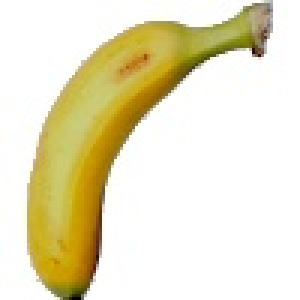
#> input picture assets/specimens/Banana/banana-lady-finger_000.jpg, 100 x 100 px (shown 3 times larger)
$ python -i photo_lot.py   (imports and definitions only)
#> lines starting #> are read from the running program, lines starting #| are printed output that depends on the picture; after the words box and inside, x2 and y2 are one past the last pixel; in counts of white or black regions, pixels touching at a corner belong together
"""
AgriVision — lot photograph composer.

Turns a folder of individually photographed specimens into an image that looks
like a real lot of produce: dozens of fruits heaped in a crate or spread on a
tarpaulin, lit from one side, with depth, shadow and natural variation.

Why compose instead of using a specimen photo directly
------------------------------------------------------
A single 100x100 fruit on a white background says nothing about 85 quintal of
grapes, and it would make the computer-vision grader meaningless — one object,
no background to segment, and nothing to measure for uniformity or unit size.

Composing from many real specimens keeps every pixel photographic (real colour,
real skin texture, real blemishes) while giving the grader what it needs: many
units, a genuine background to separate, and real variation between pieces.

Visual direction
----------------
Clean studio product photography: a small natural group of produce on a white
sweep, lit from above-left, with a soft contact shadow — the way vegetables are
shot for a catalogue or a seed packet. This reads as a product listing rather
than a snapshot, and it keeps the marketplace cards calm and consistent.

Pipeline
--------
  1. CUT OUT      remove the white studio background from each specimen,
                  producing an RGBA sprite with a clean alpha edge
  2. SWEEP        a white studio backdrop with a faint floor gradient
  3. ARRANGE      stack the specimens into a natural group — a heap, a tight
                  cluster, or crossed elongated pieces, depending on the crop
  4. GRADE TIER   'good' / 'medium' / 'poor' control colour scatter, bruising
                  and size spread, so the CV grader sees a real difference
  5. CAMERA       soft key light, contact shadow, slight blur, sensor noise

The three tiers exist so the seeded marketplace shows a believable spread of
A, B and C grades rather than everything scoring the same.
"""

from __future__ import annotations

import glob
import math
import os
import random

import cv2
import numpy as np

PROJECT_ROOT = os.path.dirname(os.path.dirname(os.path.abspath(__file__)))
SPECIMEN_ROOT = os.path.join(PROJECT_ROOT, "assets", "specimens")

# ----------------------------------------------------------------------
# Per-crop staging: how produce of this kind is actually arranged for a shot
# ----------------------------------------------------------------------
#   count      how many pieces are in the group
#   scale      piece size as a fraction of frame width
#   layout     'heap'    — a few pieces stacked, back row then front row
#              'cluster' — many small pieces packed into a rough bunch
#              'crossed' — elongated pieces laid across each other
#   rotate     max rotation in degrees; elongated produce is kept near its
#              natural lie so it looks placed rather than thrown
STAGING = {
    "Grapes":      {"count": (34, 44), "scale": (0.085, 0.100), "layout": "cluster", "rotate": 180},
    # Red capsicum standing in for chilli: round-ish, so it heaps rather than
    # laying flat the way a long chilli would.
    "Chilli":      {"count": (6, 8),   "scale": (0.215, 0.255), "layout": "heap",    "rotate": 180},
    "Pomegranate": {"count": (4, 6),   "scale": (0.270, 0.310), "layout": "heap",    "rotate": 180},
    "Mango":       {"count": (4, 6),   "scale": (0.265, 0.305), "layout": "heap",    "rotate": 28},
    "Tomato":      {"count": (6, 8),   "scale": (0.215, 0.250), "layout": "heap",    "rotate": 180},
    "Onion":       {"count": (5, 7),   "scale": (0.235, 0.275), "layout": "heap",    "rotate": 180},
    "Potato":      {"count": (6, 8),   "scale": (0.225, 0.265), "layout": "heap",    "rotate": 180},
    "Banana":      {"count": (5, 7),   "scale": (0.330, 0.390), "layout": "crossed", "rotate": 26},
    "Maize":       {"count": (4, 6),   "scale": (0.330, 0.390), "layout": "crossed", "rotate": 24},
}

# Quality tier -> how the lot is presented and how sound the produce is.
#
# Hue jitter stays small on purpose. Produce varies far more in brightness and
# in blemishing than in hue, and shifting hue by more than a few degrees turns
# potatoes purple and tomatoes orange — which reads as a rendering bug rather
# than as a poor-quality lot. Tier separation is carried by bruising and by
# size spread instead, which is also what the CV grader actually measures.
#
#   sharpen  how much edge definition to restore. The specimens are 100 px
#            originals enlarged several times over, so they arrive soft; a
#            well-presented lot should come out crisp. A 'poor' lot is left
#            soft on purpose — a blurred photo is itself a quality signal the
#            grader is right to penalise.
TIERS = {
    "good":   {"hue_jitter": 2, "val_jitter": 12, "bruise_rate": 0.05,
               "bruise_strength": (0.20, 0.34), "bruises_per_piece": 1,
               "scale_jitter": 0.10, "blur": 1, "sharpen": 1.15},
    "medium": {"hue_jitter": 4, "val_jitter": 22, "bruise_rate": 0.30,
               "bruise_strength": (0.32, 0.50), "bruises_per_piece": 1,
               "scale_jitter": 0.22, "blur": 1, "sharpen": 0.75},
    "poor":   {"hue_jitter": 7, "val_jitter": 38, "bruise_rate": 0.85,
               "bruise_strength": (0.48, 0.72), "bruises_per_piece": 3,
               "scale_jitter": 0.40, "blur": 5, "sharpen": 0.0},
}


# [10 lines left out: functions has_specimens, available_crops, not called in this run]


# ======================================================================
# 1. CUT OUT — remove the white studio background
# ======================================================================
def _load_sprite(path: str) -> np.ndarray | None:
    """
    Load one specimen and return it as BGRA with the white background removed.

    The dataset photographs each item against near-white, so the subject is
    everything that is *not* bright-and-unsaturated.  The mask is then eroded
    by one pixel and feathered, which removes the pale halo that would
    otherwise ring every piece and give away the composite.
    """
    img = cv2.imread(path, cv2.IMREAD_COLOR)
#> img is the input picture: shape (100, 100, 3); mean B, G, R 196.9, 227.3, 234
    if img is None:
        return None

    hsv = cv2.cvtColor(img, cv2.COLOR_BGR2HSV)
#> hsv: shape (100, 100, 3); mean H, S, V 23.9, 52, 234.2
    s, v = hsv[..., 1], hsv[..., 2]
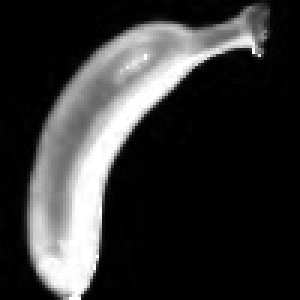
#> s: shape (100, 100) (shown 3 times larger); min 0, max 255, mean 52
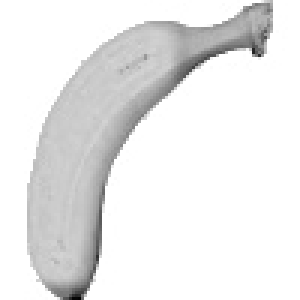
#> v: shape (100, 100) (shown 3 times larger); min 3, max 255, mean 234.2

    # --- find the true background, not merely "bright" pixels ------------
    # A global brightness threshold leaves a pale fringe: the antialiased ring
    # where the subject blends into white is bright but partly saturated, so it
    # survives the test and then glows against a darker surface.
    #
    # The studio background has a property the fringe does not: it is
    # connected to the border of the frame. So take a deliberately generous
    # background test, then keep only the components that touch the edge. A
    # pale pixel in the middle of a fruit is a highlight and stays; the same
    # pale pixel connected to the border is background and goes.
    loose_bg = ((v > 182) & (s < 78)).astype(np.uint8)
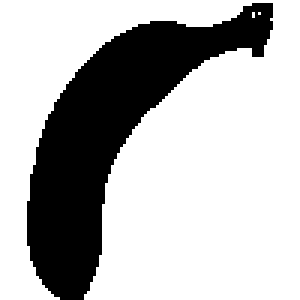
#> loose_bg: shape (100, 100) (shown 3 times larger); values 0 (black) and 1 (white), 71.8% white; 1 black region, box (x1, y1, x2, y2) and area: (9, 1, 91, 100) 2821

    n, labels = cv2.connectedComponents(loose_bg, 8)
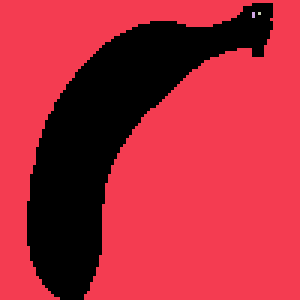
#> labels: shape (100, 100) int32 (shown 3 times larger); 4 distinct labels, from 0 to 3; one colour per label, 0 black
#> n = 4
    border = set(labels[0, :]) | set(labels[-1, :]) | set(labels[:, 0]) | set(labels[:, -1])
#> border = 2 items
    border.discard(0)
    true_bg = np.isin(labels, list(border)) if border else np.zeros_like(loose_bg, bool)
#> true_bg: shape (100, 100) bool; 71.8% white; 1 black region, box (x1, y1, x2, y2) and area: (9, 1, 91, 100) 2824

    mask = (~true_bg).astype(np.uint8) * 255

    # Keep only the largest blob — drops stray specks of shadow or dust.
    n, labels, stats, _ = cv2.connectedComponentsWithStats(mask, 8)
#> n = 2; stats = [[0, 0, 100, 100, 7176], [9, 1, 82, 99, 2824]]
    if n > 1:
        largest = 1 + int(np.argmax(stats[1:, cv2.CC_STAT_AREA]))
#> largest = 1
        mask = (labels == largest).astype(np.uint8) * 255

    k = cv2.getStructuringElement(cv2.MORPH_ELLIPSE, (3, 3))
    mask = cv2.morphologyEx(mask, cv2.MORPH_CLOSE, k, iterations=2)
#> mask: shape (100, 100); 28.4% white; 1 white region, box (x1, y1, x2, y2) and area: (9, 0, 91, 100) 2837
    mask = cv2.erode(mask, k, iterations=1)
#> mask: shape (100, 100); 25.8% white; 1 white region, box (x1, y1, x2, y2) and area: (10, 0, 90, 100) 2582
    if int(mask.sum()) < 255 * 300:                  # nothing meaningful left
        return None

    # Taper the alpha over the outermost ~1.5 px using the distance transform.
    # This antialiases the silhouette without reaching back out into the
    # white pixels a plain Gaussian blur would pull in.
    dist = cv2.distanceTransform(mask, cv2.DIST_L2, 3)
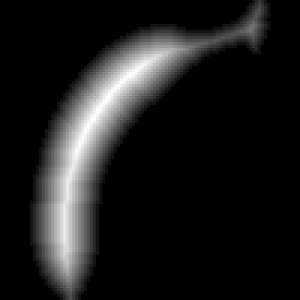
#> dist: shape (100, 100) float32 (shown 3 times larger); min 0, max 12.45, mean 1.41; drawn with min black and max white
    alpha = np.clip(dist / 1.5, 0, 1.0)
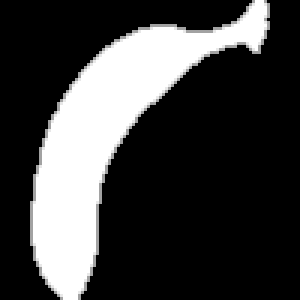
#> alpha: shape (100, 100) float32 (shown 3 times larger); min 0, max 1, mean 0.248
    alpha = (alpha * 255).astype(np.uint8)

    # Crop to the subject's bounding box so scaling is about the fruit, not
    # the empty studio margin around it.
    ys, xs = np.where(mask > 0)
#> ys = 2582 values from 0 to 99; xs = 2582 values, max 89 at index 11, min 10 at index 1939, mean 36.6
    y0, y1, x0, x1 = ys.min(), ys.max() + 1, xs.min(), xs.max() + 1
#> y0 = 0; y1 = 100; x0 = 10; x1 = 90

    sprite = np.dstack([img, alpha])[y0:y1, x0:x1]
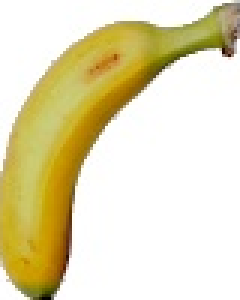
#> sprite: shape (100, 80, 4) (shown 3 times larger); mean B, G, R, A 183.1, 220.7, 229.1, 79
    return sprite


# [15 lines left out: function _variety_groups, not called in this run]


def varieties(crop_name: str) -> list[str]:
    """Which source varieties are cached for this crop."""
    return sorted(_variety_groups(crop_name).keys())


# [245 lines left out: functions _load_sprites, _background, _contact_shadow, _rotate_scale, _jitter_colour, _add_bruise and 4 more, not called in this run]


LAYOUTS = {"heap": _layout_heap, "cluster": _layout_cluster, "crossed": _layout_crossed}


# [105 lines left out: functions _fit_to_frame, compose_lot, not called in this run]


# ======================================================================
# BULK CROPS — wheat, rice, soybean, cotton, sugarcane
# ======================================================================
# These have no photographic source in the specimen dataset, so they are
# rendered. They are rendered to match the photographed crops — the same white
# sweep, the same contact shadow, the same framing — because a marketplace
# where four of fourteen cards look like a different product is worse than one
# where every card is merely consistent.
#
# A grain lot really is a heap of thousands of near-identical units, which is
# why rendering suits it: the shape being drawn is the shape the crop has.
#
#   form    'heap'   a mound of small grains
#           'bolls'  cotton — clusters of soft white fibre
#           'stalks' sugarcane — long canes laid across each other
BULK = {
    "Wheat":     {"form": "heap", "grains": 2600, "grain": (9, 5),
                  "colour": (105, 168, 206), "spread": 14},
    "Rice":      {"form": "heap", "grains": 3000, "grain": (10, 4),
                  "colour": (214, 226, 236), "spread": 9},
    "Soybean":   {"form": "heap", "grains": 1500, "grain": (11, 10),
                  "colour": (122, 176, 208), "spread": 13},
    "Cotton":    {"form": "bolls", "count": (5, 7)},
    "Sugarcane": {"form": "stalks", "count": (5, 7)},
}


def is_bulk(crop_name: str) -> bool:
    return crop_name in BULK


def _shade(colour, factor):
    return tuple(int(max(0, min(255, c * factor))) for c in colour)


# [131 lines left out: functions _render_heap, _render_bolls, _render_stalks, not called in this run]


BULK_RENDERERS = {"heap": _render_heap, "bolls": _render_bolls, "stalks": _render_stalks}


# [83 lines left out: functions compose_bulk_lot, make_lot_photo, _camera, not called in this run]

>>> result = _load_sprite('../assets/specimens/Banana/banana-lady-finger_000.jpg')
